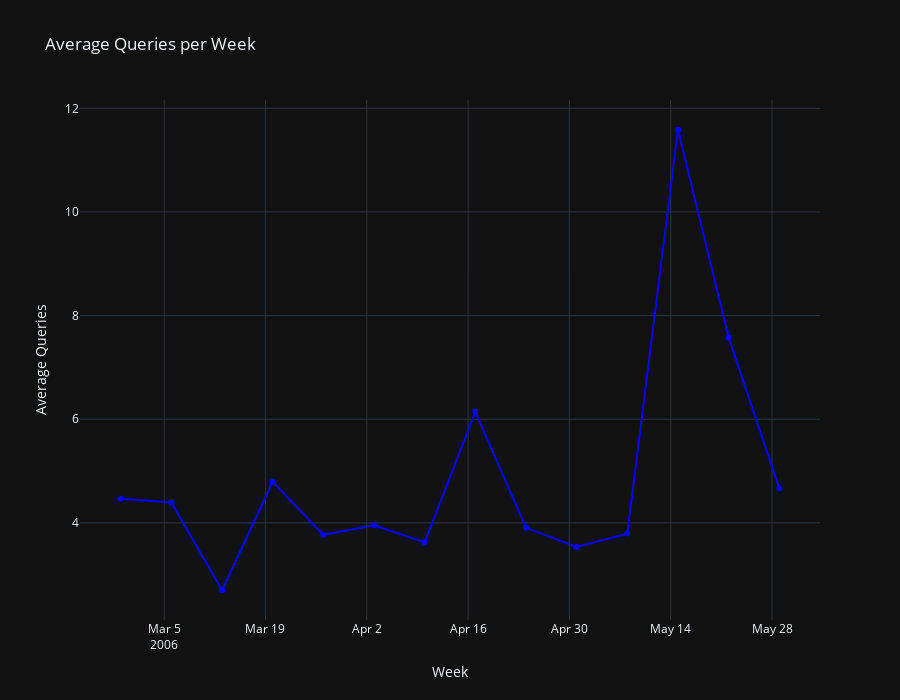

The notebook cell saved with this chart:
### Markdown cell above
### Die Grafik für Durchschnittliche Anfragen pro Woche einstellen und zeichnen

### Code cell
fig2.add_trace(go.Scatter(
    x=weekly_avg['week'],
    y=weekly_avg['queries'],
    mode='lines+markers',
    name='Average Weekly Queries',
    line=dict(color='blue', width=2)
))

# Einstellungen für das zweite Diagrammlayout
layout2 = go.Layout(
    title='Average Queries per Week',
    xaxis=dict(title='Week'),
    yaxis=dict(title='Average Queries'),
    hovermode='x unified',
    height=700 
)

fig2.update_layout(layout2)

fig2.show()

### Figure 1 — Plotly figure (JSON) as saved in the notebook; plotly's stock layout.template omitted (floating-point values rounded to 4 significant figures)
{"data": [{"line": {"color": "blue", "width": 2}, "mode": "lines+markers", "name": "Average Weekly Queries", "x": ["2006-02-27T00:00:00", "2006-03-06T00:00:00", "2006-03-13T00:00:00", "2006-03-20T00:00:00", "2006-03-27T00:00:00", "2006-04-03T00:00:00", "2006-04-10T00:00:00", "2006-04-17T00:00:00", "2006-04-24T00:00:00", "2006-05-01T00:00:00", "2006-05-08T00:00:00", "2006-05-15T00:00:00", "2006-05-22T00:00:00", "2006-05-29T00:00:00"], "y": [4.467, 4.393, 2.7, 4.792, 3.769, 3.952, 3.625, 6.143, 3.905, 3.536, 3.793, 11.59, 7.579, 4.667], "type": "scatter"}], "layout": {"title": {"text": "Average Queries per Week"}, "xaxis": {"title": {"text": "Week"}}, "yaxis": {"title": {"text": "Average Queries"}}, "height": 700, "hovermode": "x unified"}}
